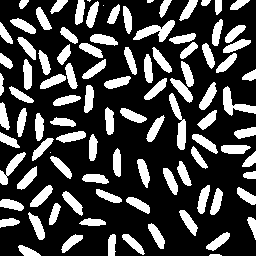
%> input picture Faculdade/PG/imagens/rice_binary.png, 256 x 256 px
$ octave direcoes.m   (GNU Octave 9; MATLAB toolbox functions it lacks are replaced by stand-ins)
%> lines starting %> are read from the running program, lines starting %| are printed output that depends on the picture; in (x1, y1, x2, y2) boxes, pixels count from 0 and x2, y2 are one past the last pixel; in counts of white or black regions, pixels touching at a corner belong together; the program's own positions count from 1
clear all, clc
k = imread('rice_binary.png');
%> k: size 256x256 logical; 26.9% white; 99 white regions (4 under 20 px), largest, box (x1, y1, x2, y2) and area: (133, 20, 175, 42) 403, (169, 93, 186, 150) 400, (223, 86, 256, 116) 375
%figure, imshow(k);
%k = rgb2gray(k);
[lin, col]=size(k);
%> lin = 256; col = 256
janela=3;


%t = [1 1 1 ; 1 -2 1; -1 -1 -1]; %NORTE
t = [-1 -1 -1 ; 1 -2 1; 1 1 1]; %SUL
% [6 lines of commented-out code are left out]


for i=2:lin-1
    for j=2:col-1
        soma = 0;
        u = 1;
        for indice_linha=i-1:i+1
            p = 1;
           for indice_coluna=j-1:j+1
                soma=soma+(k(indice_linha,indice_coluna)*t(u,p));
                p = p + 1;
            end
            u = u + 1;
        end
        k2(i,j)=soma;
    end
end
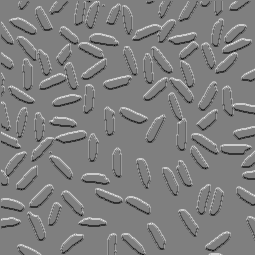
%> k2: size 255x255 double; min -5, max 5, mean -0.00406; drawn with min black and max white
figure, imshow(k2)
%> after `imshow(k2)`:
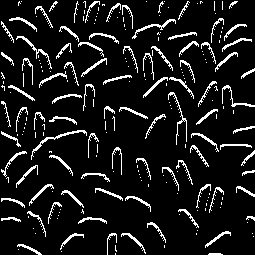
%> displayed picture: size 255x255, on the screen's scale of 0 to 255; 9.8% white in thin lines or dots
